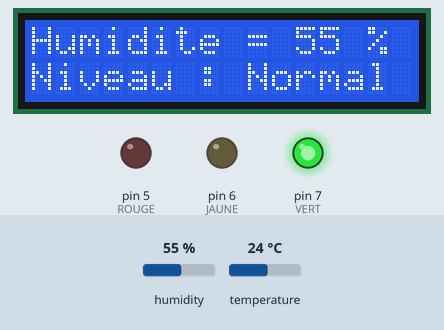
The sketch below on a simulated Arduino Uno, built with avr-gcc and run on an emulated ATmega328P. On the bench: 16×2 character LCD, output pins drawn as LEDs (lit = HIGH). Inputs (shaded band) come from the test bench; at power-on: humidity 55 %, temperature 24 °C.

Above: at 1.2 s.
1.3 s: humidity set to 68 %
At 3.5 s:
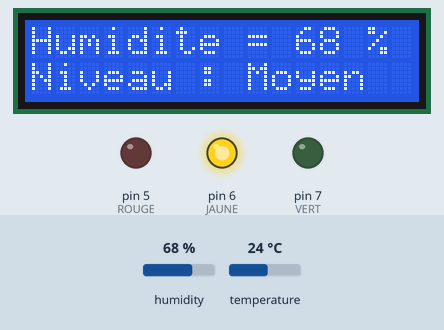
7.3 s: humidity set to 22 %
At 9.6 s:
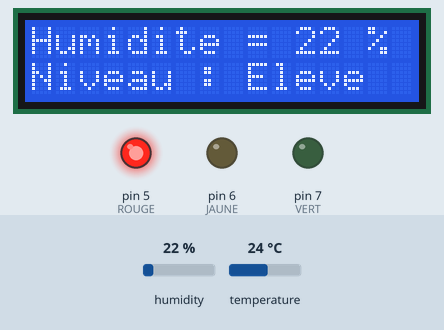
13.3 s: humidity set to 31 %
At 14.6 s:
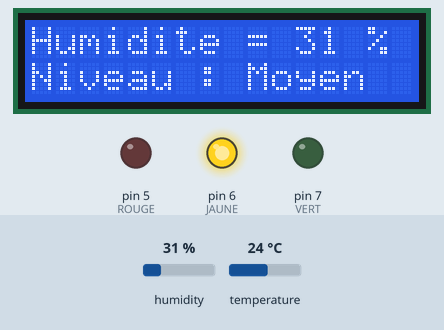
19.3 s: humidity set to 61 %
At 20.8 s:
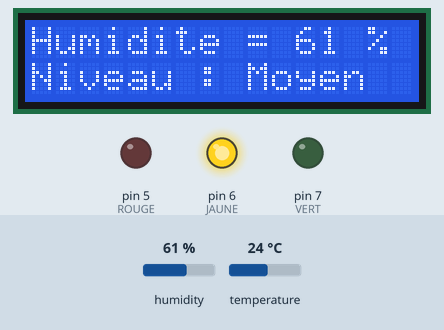
25.3 s: humidity set to 88 %
At 26.7 s:
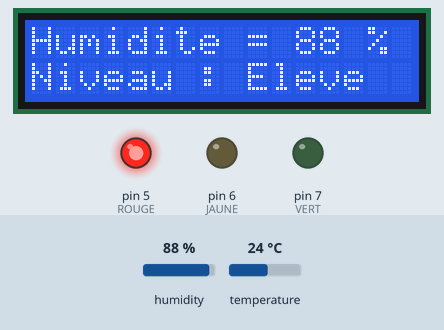
31.3 s: humidity set to 39 %
At 32.8 s:
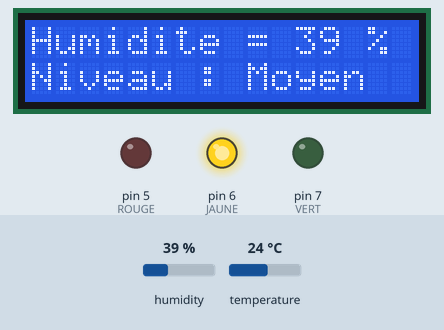
Timing chart, 0 to 34.3 s (numbered marks = the images above; inputs shaded):
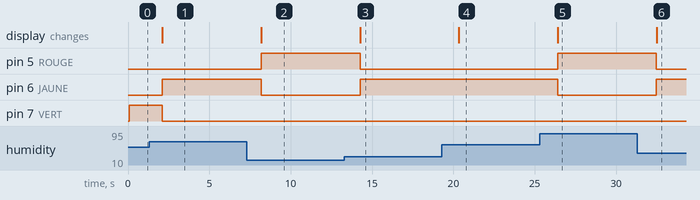

The sketch:

Humidity.ino
```cpp
#include "DHT.h"
#include "LiquidCrystal.h"

DHT dht(2, DHT11);
LiquidCrystal lcd = LiquidCrystal(8, 9, 10, 11, 12, 13);

void setup() {
  // Initialise la capteur DHT11
  dht.begin();
  lcd.begin(16, 2);

  pinMode(7, OUTPUT); // VERT
  pinMode(6, OUTPUT); // JAUNE
  pinMode(5, OUTPUT); // ROUGE
}

void loop() {
  if (dht.readHumidity() > 40 && dht.readHumidity() < 60) {
    digitalWrite(7, HIGH);
    digitalWrite(6, LOW);
    digitalWrite(5, LOW);
    lcd.clear();
    lcd.setCursor(9, 1);
    lcd.print("Normal");
  }

  if (dht.readHumidity() < 40 && dht.readHumidity() > 30) {
    digitalWrite(6, HIGH);
    digitalWrite(7, LOW);
    digitalWrite(5, LOW);
    lcd.clear();
    lcd.setCursor(9, 1);
    lcd.print("Moyen");
  }

  if (dht.readHumidity() > 60 && dht.readHumidity() < 70) {
    digitalWrite(6, HIGH);
    digitalWrite(7, LOW);
    digitalWrite(5, LOW);
    lcd.clear();
    lcd.setCursor(9, 1);
    lcd.print("Moyen");
  }

  if (dht.readHumidity() > 70 || dht.readHumidity() < 30) {
    digitalWrite(5, HIGH);
    digitalWrite(6, LOW);
    digitalWrite(7, LOW);
    lcd.clear();
    lcd.setCursor(9, 1);
    lcd.print("Eleve");
  }

  float humidity = dht.readHumidity();

  lcd.setCursor(0, 0);
  lcd.print("Humidite =");

  lcd.setCursor(11, 0);
  lcd.print(humidity, 0);

  lcd.setCursor(14, 0);
  lcd.print("%");

  lcd.setCursor(0, 1);
  lcd.print("Niveau :");
}
```

Measured:
- after the input at 1.3 s, pin 6 (JAUNE): LOW → HIGH after 0.81 s; pin 7 (VERT): HIGH → LOW after 0.81 s; the display: changes after 0.82 s (image 1)
- after the input at 7.3 s, pin 5 (ROUGE): LOW → HIGH after 0.89 s; pin 6 (JAUNE): HIGH → LOW after 0.89 s; the display: changes after 0.89 s (image 2)
- after the input at 13.3 s, pin 5 (ROUGE): HIGH → LOW after 0.96 s; pin 6 (JAUNE): LOW → HIGH after 0.96 s; the display: changes after 0.97 s (image 3)
- after the input at 19.3 s, the display: changes after 1.0 s (image 4)
- after the input at 25.3 s, pin 5 (ROUGE): LOW → HIGH after 1.1 s; pin 6 (JAUNE): HIGH → LOW after 1.1 s; the display: changes after 1.1 s (image 5)
- after the input at 31.3 s, pin 5 (ROUGE): HIGH → LOW after 1.2 s; pin 6 (JAUNE): LOW → HIGH after 1.2 s; the display: changes after 1.2 s (image 6)
